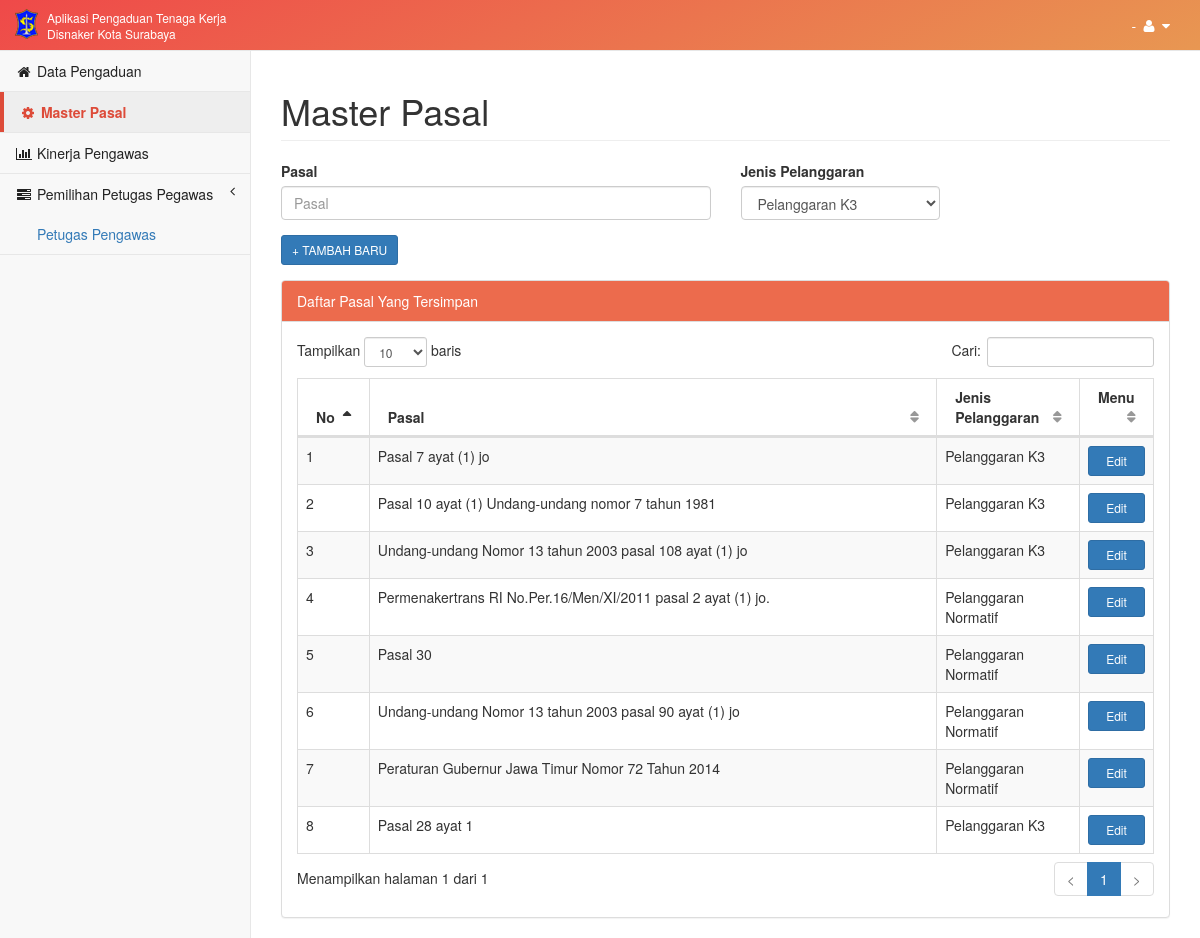
The page /main/index/master-pasal on the database its author committed.
### tables this page shows
CREATE TABLE IF NOT EXISTS `pasal` (
  `ID_PASAL` int(11) NOT NULL AUTO_INCREMENT,
  `NOMOR_PASAL` varchar(500) DEFAULT NULL,
  `KETERANGAN_PASAL` text,
  `JENIS_PASAL_PELANGGARAN` varchar(100) DEFAULT NULL,
  PRIMARY KEY (`ID_PASAL`)
);

### application/controllers/Main.php (called while the page is built, shortened)
<?php
class Main extends CI_Controller {
	public function index($page_name = 'home')
	{
		$title= str_replace("-"," ",$page_name);
		$id_tk=$this->input->get('id');
		if($page_name=='edit-pengadu'){
			$this->load->model('m_main');
			$data=array(
			'data_perseorangan' => $this->m_main->getUserPerseoranganInfo($id_tk),
			'title' => ucwords($title),
			'page_name' => $page_name
			);
		}
		elseif($page_name=='master-pasal'){
			$this->load->model('m_main');
			$data=array(
			'pasal' => $this->m_main->getDataPasal(),
			'title' => ucwords($title),
			'page_name' => $page_name
			);
		}
		$this->load->view('default/header',$data);
		$this->load->view('pages/'.$page_name,$data);
		$this->load->view('default/footer',$data);
	}
}

### index.php (called while the page is built, shortened)
<?php
require_once BASEPATH.'core/CodeIgniter.php';

### application/models/M_main.php (called while the page is built, shortened)
<?php
class M_main extends CI_Model{
	function getDataPasal(){
		$this->db->select("p.*");
		$this->db->from("pasal p");
		$query = $this->db->get();
		return $query->result();
	}
}

### application/views/pages/master-pasal.php (the view, shortened to what this page needs)
<link href="<?php echo base_url('assets/css/selectize.bootstrap3.css') ?>" rel="stylesheet">
<div id="wrapper">
        <nav class="navbar navbar-default navbar-static-top" role="navigation" style="margin-bottom: 0;background: linear-gradient(154deg,#ef4949 0,#e89752 100%);">
            <div class="navbar-header">
                <a class="navbar-brand putih" href="javascript:void(0)" style="padding-top: 7px;"><img class="pull-left" style="padding-top: 2px;" src="<?php echo base_url('assets/img/logo-01_xsmall.png') ?>" style="height:30px"/><span class="pull-left putih" style="font-family:'Helvetica Neue', Helvetica, Arial, sans-serif;font-size:12px;line-height:1.3;width:225px;padding-left:9px;padding-top:3px;">Aplikasi Pengaduan Tenaga Kerja Disnaker Kota Surabaya</span></a>
            </div>
            <ul class="nav navbar-top-links navbar-right">
                <li class="dropdown">
                    <a class="dropdown-toggle putih" data-toggle="dropdown" href="#">
                        <?php echo $_SESSION['role'] ?> - <?php echo $_SESSION['nama_user'] ?>
                        <i class="fa fa-user fa-fw"></i> <i class="fa fa-caret-down"></i>
                    </a>
                </li>
            </ul>
            <div class="navbar-default sidebar" role="navigation">
                <div class="sidebar-nav navbar-collapse">
                    <ul class="nav" id="side-menu">
                        <li>
                            <a href="<?php echo site_url('main/index/data-pengaduan') ?>" class="hitam"><i class="fa fa-home fa-fw"></i> Data Pengaduan</a>
                        </li>
                        <li>
                            <a  class="aktif hitam"><i class="fa fa-cog fa-fw"></i> Master Pasal</a>
                        </li>
                        <li>
                            <a href="<?php echo site_url('main/index/kinerja-pengawas') ?>" class="hitam"><i class="fa fa-bar-chart-o fa-fw"></i> Kinerja Pengawas</a>
                        </li>
                        <li class="">
                            <a href="#" class="hitam"><i class="fa fa-tasks fa-fw"></i> Pemilihan Petugas Pegawas<span class="fa arrow"></span></a>
                            <ul class="nav nav-second-level collapse in" aria-expanded="true">
                                <li>
                                    <a href="<?php echo site_url('main/index/pemilihan-petugas-pengawas') ?>" class="">Petugas Pengawas</a>
                                </li>
                            </ul>
                        </li>
                    </ul>
                </div>
            </div>
        </nav>
        <div id="page-wrapper">
            <div class="row">
            <form method="post" action="<?php echo site_url('pengaduan/master_pasal_new') ?>" id="form_hasil_temuan">
                <div class="col-lg-12">
                    <h1 class="page-header">Master Pasal</h1>
                    <div class="row">
                        <div class="col-sm-6">
                            <div class="form-group">
                                <label>Pasal</label>
                                <input class="form-control" type="text" name="pasal" placeholder="Pasal"/>
                            </div>
                        </div>
                        <div class="col-sm-3">
                            <div class="form-group">
                                <label>Jenis Pelanggaran</label>
                                <select name="jenis_pelanggaran" id="jenis_pelanggaran" class="form-control">
                                    <option value="2">Pelanggaran K3</option>
                                </select>
                            </div>
                        </div>
                    </div>
                    <div class="form-group">
                        <input type="submit" value="+ TAMBAH BARU" class="btn btn-primary btn-sm" />
                    </div>
                </div>
                </form>
            </div>
            <div class="row">
                <div class="col-lg-12">
                    <div class="panel panel-default">
                        <div class="panel-heading" style="color: #fff;background-color: #ec6b4d;">
                            Daftar Pasal Yang Tersimpan
                        </div>
                        <div class="panel-body">
                            <table width="100%" class="table table-striped table-bordered table-hover" id="dataTables-example">
                                <thead>
                                    <tr>
                                        <th class="col-xs-1">No</th>
                                        <th class="col-xs-8">Pasal</th>
                                        <th class="col-xs-2">Jenis Pelanggaran</th>
                                        <th class="col-xs-1">Menu</th>
                                    </tr>
                                </thead>
                                <tbody>
                                    <?php $count=1; foreach ($pasal as $key) { ?>
                                        <tr>
                                            <td><?php echo $count++; ?></td>
                                            <td><?php echo $key->KETERANGAN_PASAL; ?></td>
                                            <td><?php if($key->JENIS_PASAL_PELANGGARAN == 1 ){echo "Pelanggaran Normatif";} elseif($key->JENIS_PASAL_PELANGGARAN == 2){echo "Pelanggaran K3";} ?></td>
                                            <td><a class="btn btn-sm btn-primary btn-block" href="javascript:void(0)" onclick="editPasal(<?php echo $key->ID_PASAL; ?>)">Edit</a></td>
                                        </tr>
                                    <?php } ?>
                                </tbody>
                            </table>
                        </div>
                    </div>
                </div>
            </div>
        </div>
    </div>

### assets/css/metisMenu/metisMenu.css (style rules this page uses)
.arrow { float: right; line-height: 1.42857; }
.fa.arrow:before { content: "\f104"; }

### assets/css/sb-admin-2.css (style rules this page uses)
body { background-color: #f8f8f8; }
#wrapper { width: 100%; }
#page-wrapper { padding: 0 15px; min-height: 568px; background-color: white; }
@media (min-width: 768px) { #page-wrapper { position: inherit; margin: 0 0 0 250px; padding: 0 30px; border-left: 1px solid #e7e7e7; } }
.navbar-top-links { margin-right: 0; }
.navbar-top-links li { display: inline-block; }
.navbar-top-links li:last-child { margin-right: 15px; }
.navbar-top-links li a { padding: 15px; min-height: 50px; }
.sidebar .sidebar-nav.navbar-collapse { padding-left: 0; padding-right: 0; }
.sidebar ul li { border-bottom: 1px solid #e7e7e7; }
.sidebar .arrow { float: right; }
.sidebar .fa.arrow:before { content: "\f104"; }
.sidebar .nav-second-level li, .sidebar .nav-third-level li { border-bottom: none !important; }
.sidebar .nav-second-level li a { padding-left: 37px; }
@media (min-width: 768px) { .sidebar { z-index: 1; position: absolute; width: 250px; margin-top: 51px; } }
table.dataTable thead .sorting, table.dataTable thead .sorting_asc, table.dataTable thead .sorting_desc, table.dataTable thead .sorting_asc_disabled, table.dataTable thead .sorting_desc_disabled { background: transparent; }
table.dataTable thead .sorting_asc:after { content: "\f0de"; float: right; font-family: fontawesome; }
table.dataTable thead .sorting:after { content: "\f0dc"; float: right; font-family: fontawesome; color: rgba(50, 50, 50, 0.5); }

### assets/css/app.css (style rules this page uses)
.putih { color:#fff; }
.hitam { color:#222; }
.aktif { color:#dd4b39; border-left-width: 4px; border-left-style: solid; border-left-color: #dd4b39; font-weight:bold; background-color: #eeeeee; }

### rows shown on the page
pasal: KETERANGAN_PASAL "Pasal 7 ayat (1) jo", JENIS_PASAL_PELANGGARAN "Pelanggaran K3"
pasal: KETERANGAN_PASAL "Pasal 10 ayat (1) Undang-undang nomor 7 tahun 1981", JENIS_PASAL_PELANGGARAN "Pelanggaran K3"
pasal: KETERANGAN_PASAL "Undang-undang Nomor 13 tahun 2003 pasal 108 ayat (1) jo", JENIS_PASAL_PELANGGARAN "Pelanggaran K3"
pasal: KETERANGAN_PASAL "Permenakertrans RI No.Per.16/Men/XI/2011 pasal 2 ayat (1) jo.", JENIS_PASAL_PELANGGARAN "Pelanggaran Normatif"
pasal: KETERANGAN_PASAL "Pasal 30", JENIS_PASAL_PELANGGARAN "Pelanggaran Normatif"
pasal: KETERANGAN_PASAL "Undang-undang Nomor 13 tahun 2003 pasal 90 ayat (1) jo", JENIS_PASAL_PELANGGARAN "Pelanggaran Normatif"
pasal: KETERANGAN_PASAL "Peraturan Gubernur Jawa Timur Nomor 72 Tahun 2014", JENIS_PASAL_PELANGGARAN "Pelanggaran Normatif"
pasal: KETERANGAN_PASAL "Pasal 28 ayat 1", JENIS_PASAL_PELANGGARAN "Pelanggaran K3"
